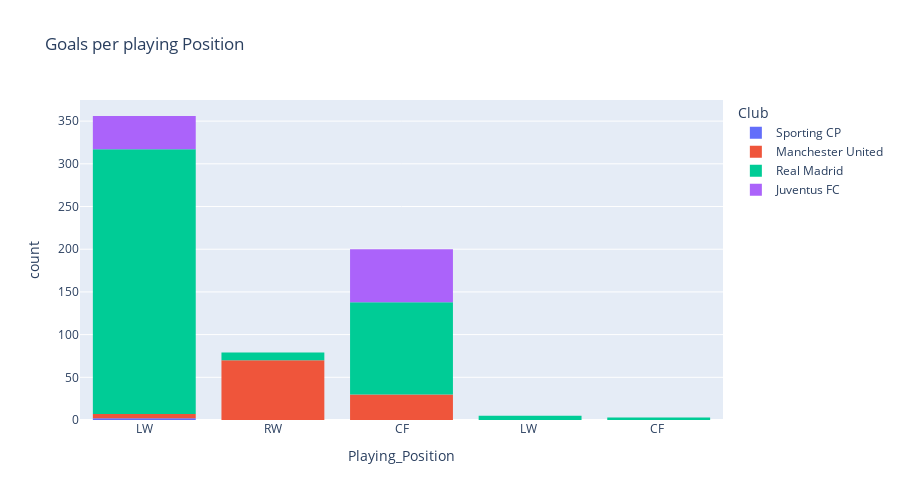

The notebook cell this image was saved under:
### Markdown cell above
## 4.4. Goals per playing Position

### Code cell
px.histogram(
    df,
    x='Playing_Position',
    title="Goals per playing Position",
    log_x=False,
    log_y=False,
    #symbol='title',
    #markers=True,
    #width=800, 
    height=500,
    color='Club',
    hover_name='Club',
    hover_data=['Playing_Position','Competition','Season','Club'])

### Figure 1 — Plotly figure (JSON) as saved in the notebook; plotly's stock layout.template omitted (floating-point values rounded to 4 significant figures; data arrays with more than 128 entries replaced by an {"elided": "..."} marker saying what was removed)
{"data": [{"alignmentgroup": "True", "bingroup": "x", "hovertemplate": "Club=Sporting CP<br>Playing_Position=%{x}<br>count=%{y}<extra></extra>", "legendgroup": "Sporting CP", "marker": {"color": "#636efa", "pattern": {"shape": ""}}, "name": "Sporting CP", "offsetgroup": "Sporting CP", "orientation": "v", "showlegend": true, "type": "histogram", "x": ["LW", "LW", null, null, null], "xaxis": "x", "yaxis": "y"}, {"alignmentgroup": "True", "bingroup": "x", "hovertemplate": "Club=Manchester United<br>Playing_Position=%{x}<br>count=%{y}<extra></extra>", "legendgroup": "Manchester United", "marker": {"color": "#EF553B", "pattern": {"shape": ""}}, "name": "Manchester United", "offsetgroup": "Manchester United", "orientation": "v", "showlegend": true, "type": "histogram", "x": {"elided": "145 str values"}, "xaxis": "x", "yaxis": "y"}, {"alignmentgroup": "True", "bingroup": "x", "hovertemplate": "Club=Real Madrid<br>Playing_Position=%{x}<br>count=%{y}<extra></extra>", "legendgroup": "Real Madrid", "marker": {"color": "#00cc96", "pattern": {"shape": ""}}, "name": "Real Madrid", "offsetgroup": "Real Madrid", "orientation": "v", "showlegend": true, "type": "histogram", "x": {"elided": "450 str values"}, "xaxis": "x", "yaxis": "y"}, {"alignmentgroup": "True", "bingroup": "x", "hovertemplate": "Club=Juventus FC<br>Playing_Position=%{x}<br>count=%{y}<extra></extra>", "legendgroup": "Juventus FC", "marker": {"color": "#ab63fa", "pattern": {"shape": ""}}, "name": "Juventus FC", "offsetgroup": "Juventus FC", "orientation": "v", "showlegend": true, "type": "histogram", "x": ["CF", "CF", "LW", "LW", "LW", "CF", "CF", "CF", "LW", "CF", "LW", "LW", "CF", "LW", "LW", "LW", "LW", "LW", "LW", "LW", "LW", "CF", "CF", "CF", "LW", "LW", "CF", "CF", "LW", "LW", "CF", "CF", "CF", "CF", "CF", "CF", "CF", "CF", "CF", "LW", "CF", "CF", "CF", "CF", "CF", "CF", "LW", "LW", "LW", "LW", "LW", "LW", "LW", "LW", "LW", "LW", "LW", "LW", "LW", "LW", "LW", "LW", "LW", "LW", "LW", "CF", "CF", "CF", "CF", "CF", "LW", "CF", "CF", "CF", "CF", "CF", "CF", "CF", "CF", "CF", "CF", "CF", "CF", "CF", "CF", "CF", "CF", "CF", "CF", "CF", "CF", "CF", "CF", "CF", "CF", "CF", "CF", "CF", "CF", "CF", "CF"], "xaxis": "x", "yaxis": "y"}], "layout": {"barmode": "relative", "height": 500, "legend": {"title": {"text": "Club"}, "tracegroupgap": 0}, "title": {"text": "Goals per playing Position"}, "xaxis": {"anchor": "y", "domain": [0, 1], "title": {"text": "Playing_Position"}}, "yaxis": {"anchor": "x", "domain": [0, 1], "title": {"text": "count"}}}}
